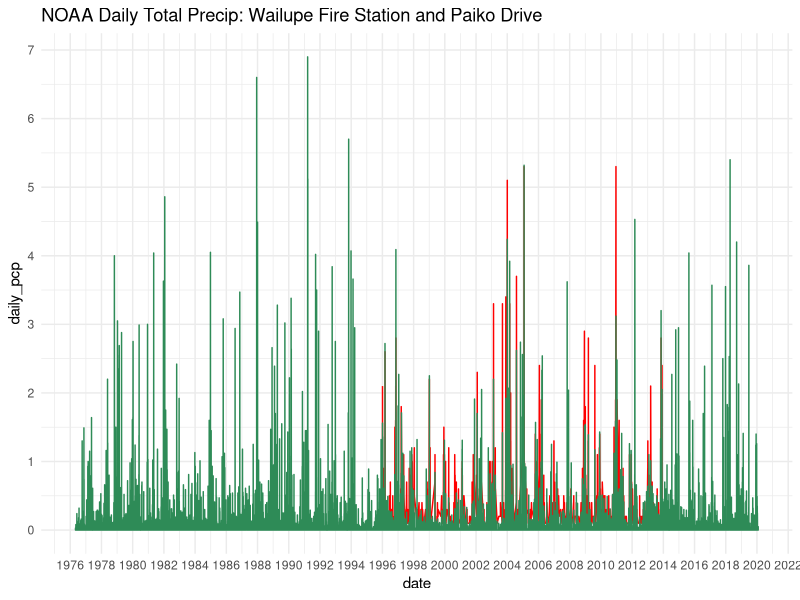
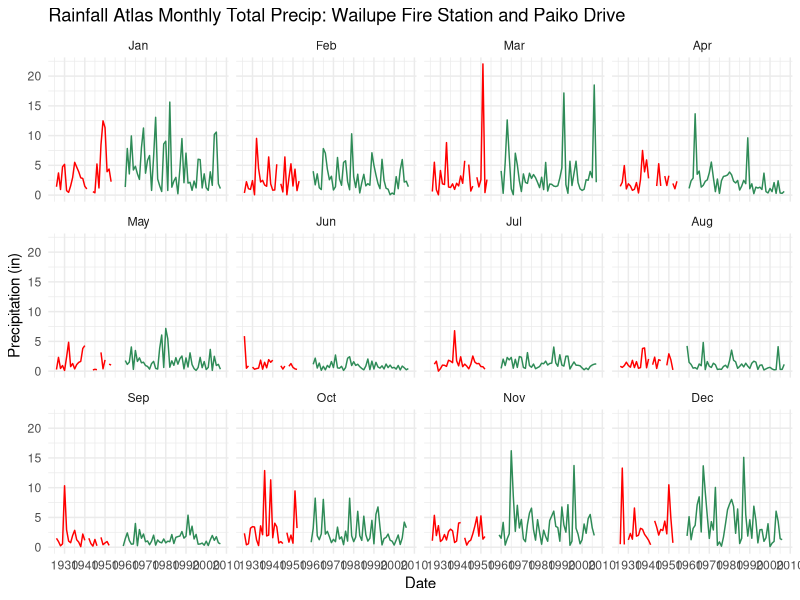
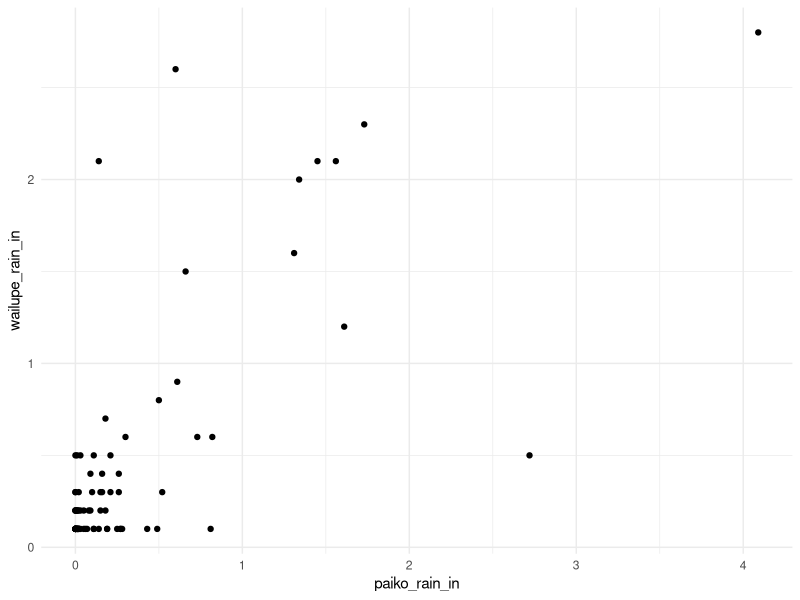
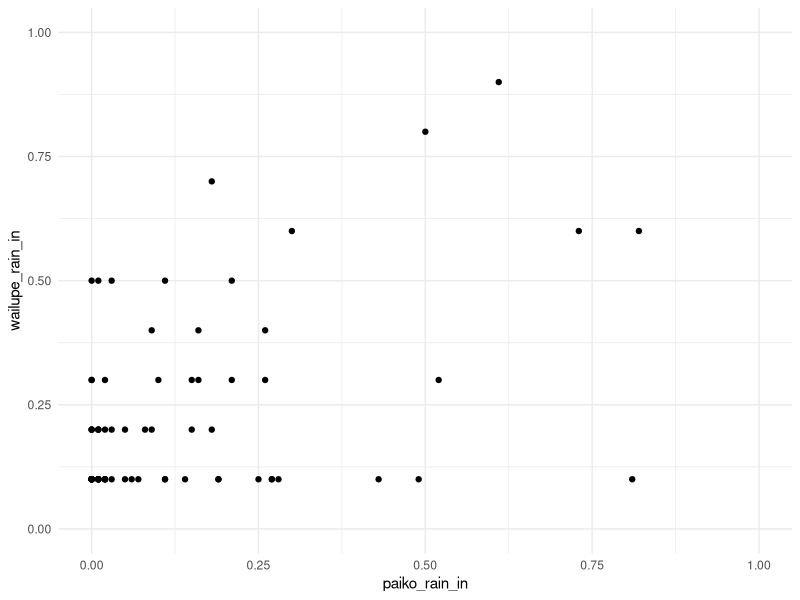

These charts were generated, in order, by the following R code:
## ---- chunk 1
knitr::opts_chunk$set(echo = TRUE)
library(lubridate)
library(tidyverse)
library(here)
## ---- chunk 2
paiko_76_rain = read.csv("NOAA_Paiko_76.csv")
wailupe_08_rain =  read.csv("NOAA_WailupeHawaiiKai_08.csv")
wailupe_77_rain =  read.csv("NOAA_WailupeHawaiiKai_77.csv")

##Use lubridate to clean up the dates and times
wailupe_08_rain$DATE <- ymd(wailupe_08_rain$DATE)
wailupe_77_rain$DATE <- ymd(wailupe_77_rain$DATE)
paiko_76_rain$DATE <- mdy(paiko_76_rain$DATE)
## ---- chunk 3
## for wailupe 1977-2014
wailupe_tidy_77 <- wailupe_77_rain %>% 
  rename(station = STATION, station_name = STATION_NAME, elevation = ELEVATION, 
         lat = LATITUDE, lon = LONGITUDE, date = DATE, time = TIME, qgag = QGAG, 
         qgag_flag = Measurement.Flag, qgag_qual = Quality.Flag, qgag_units = Units, 
         qpcp = QPCP, qpcp_flag = Measurement.Flag.1, qpcp_qual = Quality.Flag.1, 
         qpcp_units = Units.1) %>% #renames columns
  filter(station_name == "WAILUPE VALLEY SCHOOL 723.6 HI US") %>% #filter to Wailupe gauge only
  filter(qpcp != "-9999",
         qpcp != "999",
         qpcp != "999.99",
         qpcp_flag != "g",
         qpcp_flag != "{",
         qpcp_flag != "}",
         qpcp_flag != "[",
         qpcp_flag != "]",
         qgag != "-9999.00",
         qgag != "-9999",
         qgag_flag != "g",
         qgag_flag != "V",
         qgag_flag != "P",
         qgag_flag != "{",
         qgag_flag != "}",
         qgag_flag != "[",
         qgag_flag != "]") ## removes all flagged data

## wailupe 2008- 2021
wailupe_tidy_08 <- wailupe_08_rain %>% 
  rename(station = STATION, station_name = STATION_NAME, elevation = ELEVATION, 
         lat = LATITUDE, lon = LONGITUDE, date = DATE, time = TIME, qgag = QGAG, 
         qgag_flag = Measurement.Flag, qgag_qual = Quality.Flag, qgag_units = Units, 
         qpcp = QPCP, qpcp_flag = Measurement.Flag.1, qpcp_qual = Quality.Flag.1, 
         qpcp_units = Units.1) %>% #renames columns
  filter(station_name == "WAILUPE VALLEY SCHOOL 723.6 HI US") %>% #filter to Wailupe gauge only
  filter(qpcp != "-9999",
         qpcp != "999",
         qpcp != "999.99",
         qpcp_flag != "g",
         qpcp_flag != "{",
         qpcp_flag != "}",
         qpcp_flag != "[",
         qpcp_flag != "]",
         qgag != "-9999.00",
         qgag != "-9999",
         qgag_flag != "g",
         qgag_flag != "V",
         qgag_flag != "P",
         qgag_flag != "{",
         qgag_flag != "}",
         qgag_flag != "[",
         qgag_flag != "]") ## removes all flagged data



## paiko 1976- 2020
paiko_tidy_76 <- paiko_76_rain %>% 
  rename(station = STATION, station_name = NAME, elevation = ELEVATION, 
         lat = LATITUDE, lon = LONGITUDE, date = DATE, qpcp = PRCP) %>% #renames columns
  filter(station_name == "PAIKO DRIVE 723.4, HI US") 

## ---- chunk 4
wailupe_daily_77 <- wailupe_tidy_77 %>%  
  group_by(date) %>%
  summarize(
    daily_pcp = sum(qpcp),
    daily_vol = sum(qgag)) ## gives total summed precip data per day. HT is given in inches.

paiko_daily_76 <- paiko_tidy_76 %>%  
  group_by(date) %>%
  summarize(
    daily_pcp = sum(qpcp)) 

## ---- chunk 5
wailupe_daily_77$date <- ymd(wailupe_daily_77$date)
paiko_daily_76$date <- ymd(paiko_daily_76$date)

ggplot() +
  geom_line(data = wailupe_daily_77, aes(x=date, y=daily_pcp), size = 0.5,color="red") +
  geom_line(data = paiko_daily_76, aes(x=date, y=daily_pcp), size = 0.5, color = "seagreen") +
  theme_minimal() + 
  scale_y_continuous(breaks=seq(0,7,1)) +
  scale_x_date(date_breaks = "2 years", date_labels = "%Y") +
  ggtitle("NOAA Daily Total Precip: Wailupe Fire Station and Paiko Drive")

## ---- chunk 6
SKN_processed_stations = read.csv(here("Paiko","ProcessedOriginalData_Data_in.csv")) %>% 
  pivot_longer(cols = Jan:Dec, names_to = "Month", values_to = "pcp_in") 

RA_paiko_wailupe_investigation <- SKN_processed_stations %>% 
   filter(SKN %in% c(723.4, 723.0)) # Wailupe = 723; Paiko = 723.4

RA_paiko <- RA_paiko_wailupe_investigation %>% 
  filter(SKN %in% c(723.4)) 

RA_wailupe <- RA_paiko_wailupe_investigation %>% 
  filter(SKN %in% c(723)) 

RA_paiko$Month = factor(RA_paiko$Month, levels=c('Jan','Feb','Mar','Apr', 'May','Jun','Jul', 'Aug','Sep','Oct','Nov','Dec'))
RA_wailupe$Month = factor(RA_wailupe$Month, levels=c('Jan','Feb','Mar','Apr', 'May','Jun','Jul', 'Aug','Sep','Oct','Nov','Dec'))

ggplot() +
  geom_line(data = RA_wailupe, aes(x=Year, y=pcp_in), size = 0.5, color="red") +
  geom_line(data = RA_paiko, aes(x=Year, y=pcp_in), size = 0.5, color = "seagreen") +
  theme_minimal() + 
  scale_y_continuous(breaks=seq(0,25,5)) +
  scale_x_continuous(breaks=seq(1920,2010,10)) +
  labs( y = "Precipitation (in)", x= "Date") +
  ggtitle("Rainfall Atlas Monthly Total Precip: Wailupe Fire Station and Paiko Drive") +
  facet_wrap(~Month)

## ---- chunk 7
merged_precip <- merge(paiko_daily_76, wailupe_daily_77, by = "date") %>%  select(-daily_vol) %>% 
   rename(wailupe_rain_in = daily_pcp.y, paiko_rain_in = daily_pcp.x) %>% 
  filter(date >= as.Date("1996-01-04") & date <= as.Date("1996-12-31"))

 
ggplot(data = merged_precip, aes(x =paiko_rain_in, y= wailupe_rain_in)) + 
  geom_point() +
  theme_minimal() 

ggplot(data = merged_precip, aes(x =paiko_rain_in, y= wailupe_rain_in)) + 
  geom_point() +
  theme_minimal() +
  scale_x_continuous(limits=c(0,1)) +
  scale_y_continuous(limits=c(0,1)) 
